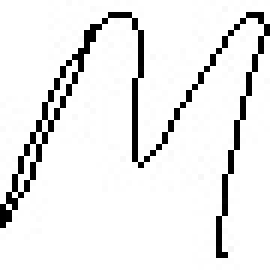
#> input picture Assessment Task 1/student_25349642/M/M_85372.jpg, 45 x 45 px, given as the content of the folder ./output/train/+, which was not available (shown 6 times larger)
$ jupyter execute --allow-errors AT1-PartA-ANN.ipynb   (shell and % lines are left out)   (text cells are left out)
#> lines starting #> are read from the running program, lines starting #| are printed output that depends on the picture; pictures that were not available may be replaced by others from this repository, and a replacement may not be noted
[cell 1]
import splitfolders

splitfolders.ratio("student_25349642", output="output", seed=1337, ratio=(.8, .1, .1),
                   group_prefix=None, group=None, formats=(".jpg", ".jpeg", ".png"), move=False, shuffle=True)
#> (this line was passed over: splitfolders is not available in this run)

[cell 2]
import numpy as np
import matplotlib.pyplot as plt
from skimage import feature # This pacakge is used for LBP feature extraction
from sklearn import svm # This pacakge is used for svm classification
from sklearn import metrics
import cv2
import seaborn as sns # This pacakge is used for better visualization of data (e.g confusion matrix)
import os
from sklearn.model_selection import train_test_split
from skimage.feature import local_binary_pattern
from sklearn.metrics import accuracy_score, confusion_matrix, classification_report
from skimage import feature

[cell 3]
labelName = ['+', 'beta', 'cos', 'leq', 'M', 'N', 'R', 'rightarrow', 'S', 'z']

def load_dataset(path):

    data = []
    labels = []

    for label in labelName:
        class_path = os.path.join(path, label)

        for img_name in os.listdir(class_path):
            img_path = os.path.join(class_path, img_name)

            img = cv2.imread(img_path, cv2.IMREAD_GRAYSCALE)
            img = cv2.resize(img, (28, 28))

            data.append(img.flatten())
            labels.append(labelName.index(label))

    return np.array(data), np.array(labels)

[cell 4]
X_train, y_train = load_dataset('./output/train')
#> in load_dataset, img is the input picture: shape (45, 45); min 0, max 255, mean 234
X_test, y_test = load_dataset('./output/test')
X_val, y_val = load_dataset('./output/val')

[cell 5]
print(np.shape(X_train))
#| (10, 784)
print(np.shape(X_test))
#| (10, 784)
print(np.shape(X_val))
#| (10, 784)

[cell 6]
X_train=X_train.reshape(-1,28,28)
X_test=X_test.reshape(-1,28,28)
X_val=X_val.reshape(-1,28,28)

# print the size of the result reshaped train and test data splits

print("Train dataset after reshaping:{}".format(np.shape(X_train)))
#| Train dataset after reshaping:(10, 28, 28)
print("Test dataset after reshaping :{}".format(np.shape(X_test)))
#| Test dataset after reshaping :(10, 28, 28)
print("Val dataset after reshaping :{}".format(np.shape(X_val)))
#| Val dataset after reshaping :(10, 28, 28)

[cell 7]
img_index = 10
fig = plt.figure()
ax1 = fig.add_subplot(2,2,1)
ax1.axis('off')
#> (the rest of this cell did not finish here and is left out)

[cell 8]
class LocalBinaryPatterns:
	def __init__(self, numPoints, radius):
		# store the number of points and radius
		self.numPoints = numPoints
		self.radius = radius

	def LBPfeatures(self, image, eps=1e-7):
		# compute the Local Binary Pattern representation
		# of the image, and then use the LBP representation
		# to build the histogram of patterns
		lbp = feature.local_binary_pattern(image, self.numPoints,
			self.radius, method="uniform")
    # Form the histogram
		(hist, _) = np.histogram(lbp.ravel(),
			bins=np.arange(0, self.numPoints + 3),
			range=(0, self.numPoints + 2))

		# normalize the histogram
		hist = hist.astype("float")
		hist /= (hist.sum() + eps)

		# return the histogram of Local Binary Patterns
		return hist

[cell 9]
# Create an object of LocalBinaryPatterns class and initial the parameters.
desc = LocalBinaryPatterns(24, 8)
data_train_lbp = []
labels_train_lbp = []

## WRITE YOUR CODE HERE (~ 3 lines)
# loop over the training images
for img_index in range(len(X_train)):
	# load the train image, and extract LBP features
	image = (X_train[img_index])
	hist = desc.LBPfeatures(image)
## END YOUR CODE HERE

	# extract the label from the image path, then update the
	# label and data lists
	labels_train_lbp.append(y_train[img_index])
	data_train_lbp.append(hist)
#> this loop made 10 passes
#> pass 1, in LBPfeatures, `lbp = feature.local_binary_pattern(image, self.numPoints, self.radius,..`:
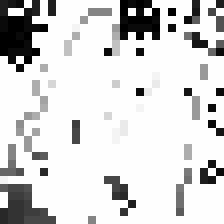
#> lbp: shape (28, 28) float64 (shown 8 times larger); min 0, max 25, mean 21; drawn with min black and max white

data_train_lbp = np.array(data_train_lbp).T
labels_train_lbp = np.array(labels_train_lbp)

## END YOUR CODE HERE ##
print(np.shape(data_train_lbp))
#| (26, 10)
print(np.shape(labels_train_lbp))
#| (10,)

[cell 10]
data_val_lbp = []
labels_val_lbp = []

for img_index in range(len(X_val)):
    image = X_val[img_index]
    hist = desc.LBPfeatures(image)

    data_val_lbp.append(hist)
    labels_val_lbp.append(y_val[img_index])

data_val_lbp = np.array(data_val_lbp).T
labels_val_lbp = np.array(labels_val_lbp)

[cell 11]
def softmax(z):
    """
    Returns the sigmoid of z

    Arguments:
    z --> A scalar or numpy array of any size.

    Return:
    s --> sigmoid(z)
    """

    ### WRITE YOUR CODE HERE ### (~ 2 line of code)

    z_max = np.max(z, axis=0, keepdims=True)
    z_exp = np.exp(z - z_max)
    s = z_exp / np.sum(z_exp, axis=0, keepdims=True)

    ### END YOUR CODE HERE ###

    return s

[cell 12]
def relu(z):
    return np.maximum(0, z)

def relu_derivative(z):
    return (z > 0).astype(float)

[cell 13]
def loss(A, Y, m):

  """
    Returns the average log loss of A and Y

    Arguments:
    A --> A numpy array of any size.
    Y --> A numpy array of any size.
    m --> number of samples

    Return:
    loss(A, Y, m) --> a scalar
  """

  ## WRITE YOUR CODE HERE ## (~ 1 line of code)

  return (1 / m) * np.sum((-Y) * np.log(A + 1e-10))

  ### END YOUR CODE HERE ###

[cell 14]
def initialize_weight_bias(n_x, n_h, n_y):
  """
  Initialize the weight (W) and bias (b) for ReLU and Softmax functions

  return w1, b1, w2 and b2
  """
  ## WRITE YOUR CODE HERE ## (~ 2 line of code)
  np.random.seed(1)
  w1 = np.random.randn(n_h, n_x) * 0.01
  b1 = np.zeros((n_h, 1))
  w2 = np.random.randn(n_y, n_h) * 0.01
  b2 = np.zeros((n_y, 1))
  ### END YOUR CODE HERE ###

  return w1, b1, w2, b2

[cell 15]
def gradient_descent(w1, b1, w2, b2, X, Y, epochs, learning_rate, show_cost = True):
    """
    Gradient Descent (GD) Algorithm to find the optimum value of W and B

    Arguments:
    w --> weights, a numpy array of size (num_px * num_px * 3, 1)
    b --> bias, a scalar
    X --> data of shape (num_px * num_px * 3, number of examples)
    Y --> true "label" vector (containing 0 if non-cat, 1 if cat), of shape (1, number of examples)
    num_iterations --> number of iterations of the GD loop
    learning_rate --> learning rate of the gradient descent update rule
    show_cost --> True to displat the loss at every 1000 steps

    Returns:
    params --> dictionary containing the weights w and bias b
    grads --> dictionary containing the gradients of the weights and bias with respect to the cost function
    costs --> list of all the costs computed during the optimization, this will be used to plot the learning curve.

    Tips:
    You basically need to write down two steps and iterate through them:
        1) Calculate the cost and the gradient for the current parameters. Use propagate().
        2) Update the parameters using gradient descent rule for w and b.
    """

    costs = []

    for itr in range(epochs):


        # FORWARD PASS Operation: Cost and gradient calculation
        ## WRITE YOUR CODE HERE ## (~ 2 line of code)

        m = X.shape[1]

        z1 = np.dot(w1, X) + b1
        a1 = relu(z1)

        z2 = np.dot(w2, a1) + b2
        a2 = softmax(z2)

        cost = loss(a2, Y, m)

        ### END YOUR CODE HERE ###

        # BACK PROPAGATION Operation (Find gradient(dw), dw and db)
        ## WRITE YOUR CODE HERE ## (~ 3 line of code)

        dz2 = (a2 - Y)
        dw2 = (1 / m) * np.dot(dz2, a1.T)
        db2 = (1 / m) * np.sum(dz2, axis=1, keepdims=True)

        dz1 = np.dot(w2.T, dz2) * relu_derivative(z1)
        dw1 = (1 / m) * np.dot(dz1, X.T)
        db1 = (1 / m) * np.sum(dz1, axis=1, keepdims=True)

        ### END YOUR CODE HERE ###

        cost = np.squeeze(cost)

        # Update w and b with dw and db
        # Hint:
        # dw = dw - learning_rate *dw
        # db = db - learning_rate *db
        ## WRITE YOUR CODE HERE ## (~ 2 line of code)

        w1 = w1 - (learning_rate * dw1)
        b1 = b1 - (learning_rate * db1)
        w2 = w2 - (learning_rate * dw2)
        b2 = b2 - (learning_rate * db2)

        ### END YOUR CODE HERE ###
        #print ("Cost after %i epochs: %f" %(itr, cost))

        # Record the costs after 100 interations
        if itr % 10 == 0:
            costs.append(cost)

        # Print the cost every 100 training examples
        if (show_cost and itr % 100 == 0):
            print (f"Cost after {itr} epochs: {cost:.4f}")

    params = {"w1": w1,
              "b1": b1,
              "w2" : w2,
              "b2" : b2}

    grads = {"dw1": dw1,
             "db1": db1,
             "dw2": dw2,
             "db2": db2}

    return params, grads, costs

[cell 16]
def predict(params, X):
    '''
    Predict whether the label is 0 or 1 using logistic regression parameters (w, b) learned using Gradient Descent(GD)

    Arguments:
    wOptimum --> weights, a numpy array of size (num_px * num_px * 3, 1)
    bOptimum --> bias, a scalar
    XTest --> data of size (num_px * num_px * 3, number of examples)

    Returns:
    Y_prediction --> a numpy array (vector) containing all predictions (0/1) for the examples in X
    '''

    ## WRITE YOUR CODE HERE ## (~ 1 line of code)

    w1, b1 = params["w1"], params["b1"]
    w2, b2 = params["w2"], params["b2"]

    z1 = np.dot(w1, X) + b1
    a1 = relu(z1)
    z2 = np.dot(w2, a1) + b2
    a2 = softmax(z2)

    ### END YOUR CODE HERE ###

    return np.argmax(a2, axis=0)

[cell 17]
def fit(X_train, y_train, epochs = 2000, learning_rate = 0.5, show_cost = False):
    """
    Builds the logistic regression model by calling the functions we have implemented previously

    Arguments:
    X_train --> training set represented by a numpy array of shape (num_px * num_px * 3, m_train)
    Y_train --> training labels represented by a numpy array (vector) of shape (1, m_train)
    num_iterations --> hyperparameter representing the number of iterations to optimize the parameters
    learning_rate --> hyperparameter representing the learning rate used in the update rule of optimize()
    show_cost --> Set to true to display the cost every 100 iterations

    Returns:
    model --> dictionary containing information (costs, Y_prediction_train, w, b, learning_rate,num_iteration) about the model.
    """

    ### START CODE HERE ###

    # Collect number of classes first
    num_classes = len(np.unique(y_train))

    def one_hot(y, num_classes):
        m = y.shape[0]
        one_hot_Y = np.zeros((num_classes, m))
        one_hot_Y[y, np.arange(m)] = 1
        return one_hot_Y

    Y_train = one_hot(y_train, num_classes)

    n_x = X_train.shape[0]
    n_h = 64
    n_y = num_classes


    # initialize parameters with zeros (~ 1 line of code)
    w1, b1, w2, b2 = initialize_weight_bias(n_x, n_h, n_y)

    # Gradient descent (~ 1 line of code)
    parameters, grads, costs = gradient_descent(w1, b1, w2, b2, X_train, Y_train, epochs, learning_rate, show_cost=show_cost)

    # Predict train set samples (~ 1 lines of code)
    y_prediction_train = predict(parameters, X_train)

    ### END CODE HERE ###

    # Print train/test Errors
    train_accuracy = np.mean(y_prediction_train == y_train) * 100
    print(f"train accuracy: {train_accuracy:.2f} %")


    model = {"params": parameters,
             "costs": costs,
             "learning_rate": learning_rate,
             "num_iterations": epochs}

    return model

[cell 18]
def extract_LBP_features(X):
    features_list_lbp = []
    for img in X:
        hist = desc.LBPfeatures(img)
        features_list_lbp.append(hist)
    return np.array(features_list_lbp).T

X_train_lbp = extract_LBP_features(X_train)
X_test_lbp  = extract_LBP_features(X_test)

X_train_lbp = X_train_lbp / np.max(X_train_lbp, axis=0, keepdims=True)
X_test_lbp  = X_test_lbp / np.max(X_test_lbp, axis=0, keepdims=True)

mean = np.mean(X_train_lbp, axis=1, keepdims=True)
std = np.std(X_train_lbp, axis=1, keepdims=True) + 1e-7

X_train_lbp = (X_train_lbp - mean) / std
X_test_lbp  = (X_test_lbp - mean) / std

model_lbp = fit(X_train_lbp, y_train, epochs=2000, learning_rate=0.5, show_cost=True)
#> after the loop in gradient_descent, `for itr in range(epochs):`:
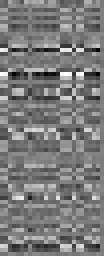
#> w1: shape (64, 26) float64 (shown 4 times larger); min -0.206, max 0.217, mean -0.00202; drawn with min black and max white

## Retrieve w and b from the trained model for prediction
y_prediction_test_lbp = predict(model_lbp["params"], X_test_lbp)

## Call predict() to test the samples in testset
train_accuracy = np.mean(y_prediction_test_lbp == y_test) * 100
print(f"train accuracy: {train_accuracy:.2f} %")

[cell 19]
def plotLearningCurve(model_lbp):
  """
  Helper function to plot the Learning curve

  Argument : model (learned paramenters and costs)
  """

  plt.plot(model_lbp["costs"])
  plt.ylabel('cost')
  plt.xlabel('iterations (per hundreds)')
  plt.title("Cost/Loss Curve")
  plt.show()

[cell 20]
plotLearningCurve(model_lbp)
#> in plotLearningCurve, `plt.show()`:
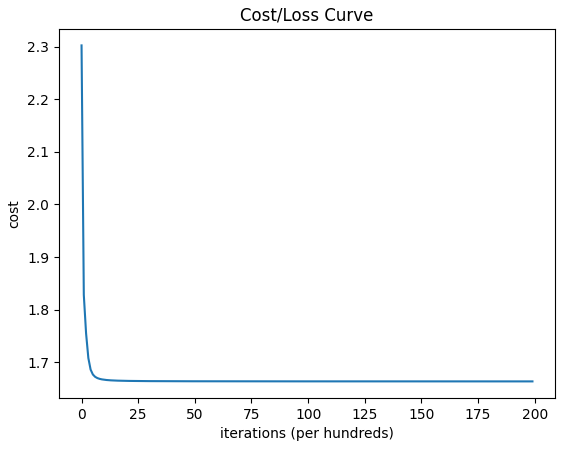
#> figure drawn by matplotlib, 1 panel; curve peaks at x = 0, y = 2.3

[cell 21]
accuracy_lbp = accuracy_score(y_test, y_prediction_test_lbp)
print("Accuracy on test dataset:", accuracy_lbp)

[cell 22]
# plot the confusion matrix
cm_lbp  = metrics.confusion_matrix(y_test, y_prediction_test_lbp)
print(cm_lbp)

# Plot confusion matrix using seaborn library
plt.figure(figsize=(9,9))
sns.heatmap(cm_lbp, annot=True, fmt=".3f", linewidths=.5, square = True, cmap = 'Blues_r');
plt.ylabel('Actual label');
plt.xlabel('Predicted label');
all_sample_title = 'Accuracy Score: {0}'.format(accuracy_lbp)
plt.title(all_sample_title, size = 15);
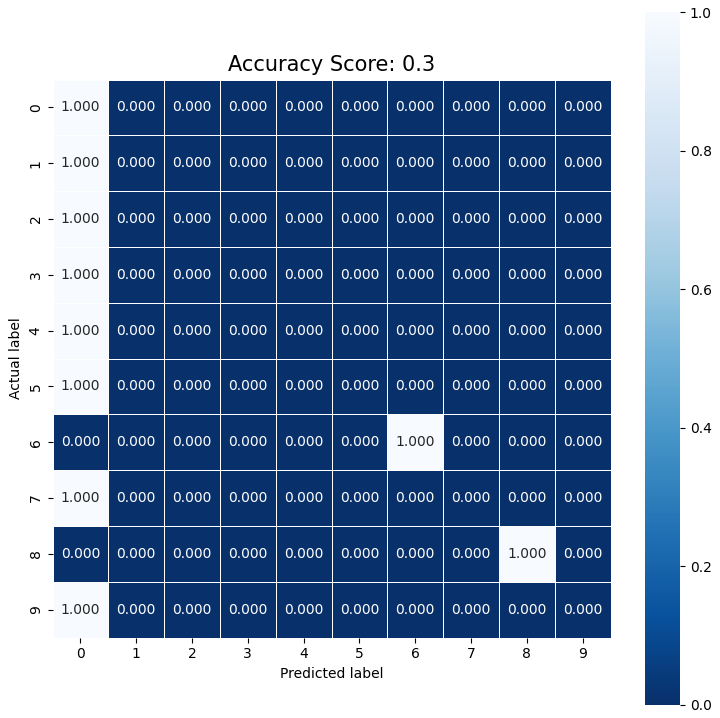
#> figure drawn by matplotlib, 2 panels

[cell 23]
# Display some classification result on test samples
images_lbp = []
pred_label_lbp = []
true_label_lbp = []

# randomly select a few testing fashion items
#> (the rest of this cell did not finish here and is left out)

#> (a cell that did not finish here is left out)

[cell 25]
## Display the classification results
#Plot the image and the predicted labels
fig_lbp = plt.figure()
ax1 = fig_lbp.add_subplot(2,2,1)
#> (the rest of this cell did not finish here and is left out)

[cell 26]
print("Test Accuracy: ", accuracy_score(y_test, y_prediction_test_lbp))

print(classification_report(y_test, y_prediction_test_lbp, target_names=labelName))

[cell 27]
# initialize the data matrix and labels
print("Extracting features from training dataset...")
data_train_hog = []
labels_train_hog = []

# loop over the training images
for img_index in range(len(X_train)):
  # load the image, and extract HOG features it
  ## WRITE YOUR CODE HERE ## (~ 4 lines)
  image = (X_train[img_index])

  # Hint: use orientation =9, pixel_per_cell=(10,10), cells_per_block=2,2,
  # transform_sqrt=True and block_norm="L2-Hys"

  H = feature.hog(image, orientations=9,
                  pixels_per_cell=(10,10),
                  cells_per_block=(2,2),
                  transform_sqrt=True,
                  block_norm='L2-Hys') # Complete the code

  # update the data and labels
  data_train_hog.append(H) # Complete the code
  labels_train_hog.append(y_train[img_index]) # Complete the code

data_train_hog = np.array(data_train_hog).T
labels_train_hog = np.array(labels_train_hog)

## END YOUR CODE HERE ##
print(np.shape(data_train_hog))
#| (36, 10)
print(np.shape(labels_train_hog))
#| (10,)

[cell 28]
data_val_hog = []
labels_val_hog = []

for img_index in range(len(X_val)):
    image = X_val[img_index]

    H = feature.hog(image,
                    orientations=9,
                    pixels_per_cell=(10,10),
                    cells_per_block=(2,2),
                    transform_sqrt=True,
                    block_norm='L2-Hys')

    data_val_hog.append(H)
    labels_val_hog.append(y_val[img_index])
data_val_hog = np.array(data_val_hog).T
labels_val_hog = np.array(labels_val_hog)

[cell 29]
def extract_HOG_features(X):
    features_list_hog = []
    for img in X:
        H1 = feature.hog(img,
                         orientations=9,
                         pixels_per_cell=(10,10),
                         cells_per_block=(2,2),
                         transform_sqrt=True,
                         block_norm='L2-Hys')
        features_list_hog.append(H1)
    return np.array(features_list_hog).T

X_train_hog = extract_HOG_features(X_train)
X_test_hog  = extract_HOG_features(X_test)

model_hog = fit(X_train_hog, y_train, epochs=2000, learning_rate=0.5, show_cost=True)
#> call 2 of gradient_descent, with b1 = array of shape (64, 1), w2 = array of shape (10, 64), b2 = array of shape (10, 1), X = array of shape (36, 10), Y = array of shape (10, 10), epochs = 2000, learning_rate = 0.5, show_cost = True
#> after the loop in gradient_descent (call 2), `for itr in range(epochs):`:
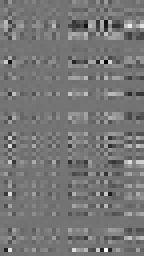
#> w1: shape (64, 36) float64 (shown 4 times larger); min -0.723, max 0.861, mean 0.0143; drawn with min black and max white

## Retrieve w and b from the trained model for prediction
X_train_hog = extract_HOG_features(X_train)
X_test_hog  = extract_HOG_features(X_test)

## Call predict() to test the samples in testset
y_prediction_test_hog = predict(model_hog["params"], X_test_hog)
train_accuracy_hog = np.mean(y_prediction_test_hog == y_test) * 100
print(f"train accuracy: {train_accuracy_hog:.2f} %")

[cell 30]
def plotLearningCurve_hog(model):
  """
  Helper function to plot the Learning curve

  Argument : model (learned paramenters and costs)
  """

  plt.plot(model_hog["costs"])
  plt.ylabel('cost')
  plt.xlabel('iterations (per hundreds)')
  plt.title("Cost/Loss Curve")
  plt.show()

[cell 31]
plotLearningCurve_hog(model_hog)

[cell 32]
accuracy_hog = accuracy_score(y_test, y_prediction_test_hog)
print("Accuracy on test dataset:", accuracy_hog)

[cell 33]
# plot the confusion matrix
cm_hog  = metrics.confusion_matrix(y_test, y_prediction_test_hog)
print(cm_hog)

# Plot confusion matrix using seaborn library
plt.figure(figsize=(9,9))
sns.heatmap(cm_hog, annot=True, fmt=".3f", linewidths=.5, square = True, cmap = 'Blues_r');
plt.ylabel('Actual label');
plt.xlabel('Predicted label');
all_sample_title = 'Accuracy Score: {0}'.format(accuracy_hog)
plt.title(all_sample_title, size = 15);
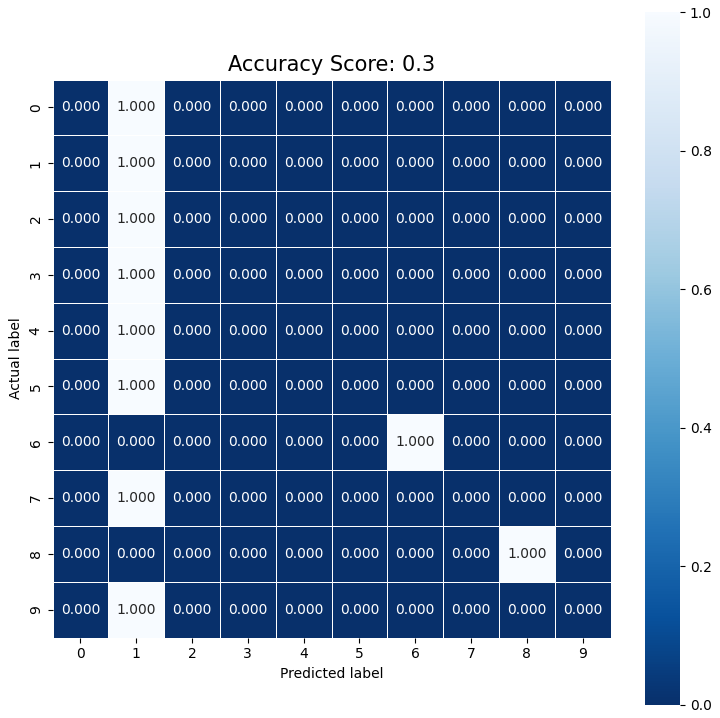
#> figure drawn by matplotlib, 2 panels

[cell 34]
# Display some classification result on test samples
images_hog = []
pred_label_hog = []
true_label_hog = []

#> (the rest of this cell did not finish here and is left out)

#> (a cell that did not finish here is left out)

[cell 36]
## Display the classification results
#Plot the image and the predicted labels
fig = plt.figure()
ax1 = fig.add_subplot(2,2,1)
#> (the rest of this cell did not finish here and is left out)

[cell 37]
print("Test Accuracy: ", accuracy_score(y_test, y_prediction_test_hog))

print(classification_report(y_test, y_prediction_test_hog, target_names=labelName))

[cell 38]
X_train, y_train = load_dataset('./output/train')
X_test, y_test = load_dataset('./output/test')
X_val, y_val = load_dataset('./output/val')

[cell 39]
X_train_rawpxl = X_train.T
X_test_rawpxl = X_test.T
X_val_rawpxl = X_val.T

[cell 40]
print(np.shape(X_train_rawpxl))
#| (784, 10)
print(np.shape(X_test_rawpxl))
#| (784, 10)
print(np.shape(X_val_rawpxl))
#| (784, 10)

[cell 41]
mean = np.mean(X_train_rawpxl, axis=1, keepdims=True)
std = np.std(X_train_rawpxl, axis=1, keepdims=True) + 1e-7

X_train_rawpxl = (X_train_rawpxl - mean) / std
X_test_rawpxl  = (X_test_rawpxl - mean) / std

[cell 42]
# Normalise the X_test and X_train values (in the section after img = img / 255.0 and before reshaping the 28,28 image into 784)

model_rawpxl = fit(X_train_rawpxl, y_train, epochs=2000, learning_rate=0.5, show_cost=True)
#> call 3 of fit, with X_train = array of shape (784, 10), y_train = array of shape (10,), epochs = 2000, learning_rate = 0.5, show_cost = True
#> in fit (call 3), `w1, b1, w2, b2 = initialize_weight_bias(n_x, n_h, n_y)`:
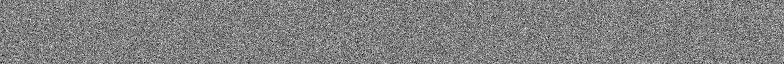
#> w1: shape (64, 784) float64; min -0.0423, max 0.0417, mean 4.13e-05; drawn with min black and max white
#> call 3 of gradient_descent, with b1 = array of shape (64, 1), w2 = array of shape (10, 64), b2 = array of shape (10, 1), X = array of shape (784, 10), Y = array of shape (10, 10), epochs = 2000, learning_rate = 0.5, show_cost = True
#> the loop in gradient_descent (call 3), `for itr in range(epochs):` made 2000 passes
#> pass 1, in gradient_descent (call 3), `dw1 = (1 / m) * np.dot(dz1, X.T)`:
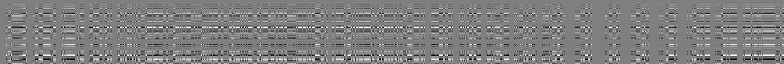
#> dw1: shape (64, 784) float64; min -0.00729, max 0.00728, mean -6.64e-06; drawn with min black and max white
#> pass 2, in gradient_descent (call 3), `dw1 = (1 / m) * np.dot(dz1, X.T)`:
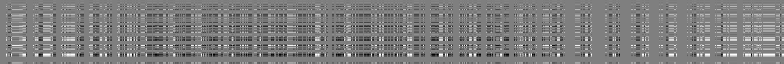
#> dw1: shape (64, 784) float64; min -0.0169, max 0.0169, mean -0.00017; drawn with min black and max white
#> after the loop in gradient_descent (call 3), `for itr in range(epochs):`:
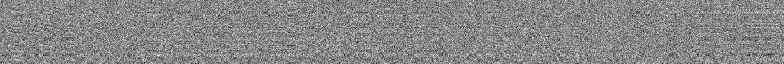
#> w1: shape (64, 784) float64; min -0.0479, max 0.0422, mean 4.98e-05; drawn with min black and max white

## Retrieve w and b from the trained model for prediction
y_prediction_test_rawpxl = predict(model_rawpxl["params"], X_test_rawpxl)

## Call predict() to test the samples in testset
train_accuracy_rawpxl = np.mean(y_prediction_test_rawpxl == y_test) * 100
print(f"train accuracy: {train_accuracy_rawpxl:.2f} %")

[cell 43]
def plotLearningCurve_rawpxl(model_rawpxl):
  """
  Helper function to plot the Learning curve

  Argument : model (learned paramenters and costs)
  """

  plt.plot(model_rawpxl["costs"])
  plt.ylabel('cost')
  plt.xlabel('iterations (per hundreds)')
  plt.title("Cost/Loss Curve")
  plt.show()

[cell 44]
plotLearningCurve_rawpxl(model_rawpxl)

[cell 45]
accuracy_rawpxl = accuracy_score(y_test, y_prediction_test_rawpxl)
print("Accuracy on test dataset:", accuracy_rawpxl)

[cell 46]
# plot the confusion matrix
cm_rawpxl  = metrics.confusion_matrix(y_test, y_prediction_test_rawpxl)
print(cm_rawpxl)

# Plot confusion matrix using seaborn library
plt.figure(figsize=(9,9))
sns.heatmap(cm_rawpxl, annot=True, fmt=".3f", linewidths=.5, square = True, cmap = 'Blues_r');
plt.ylabel('Actual label');
plt.xlabel('Predicted label');
all_sample_title = 'Accuracy Score: {0}'.format(accuracy_rawpxl)
plt.title(all_sample_title, size = 15);

[cell 47]
print("X_test shape:", X_test_rawpxl.shape)
#| X_test shape: (784, 10)
